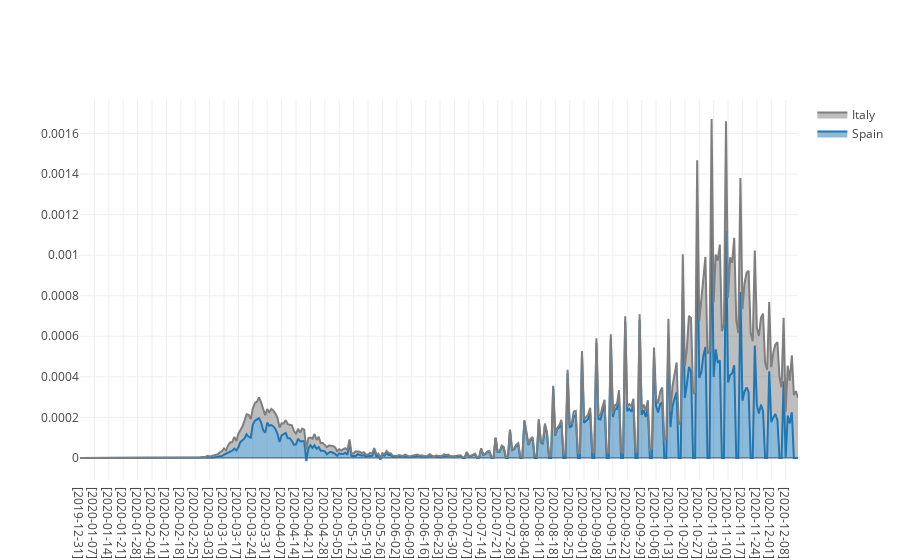

The notebook cell saved with this chart:
### Markdown cell above
## comparacion entre paises de crecimiento de la enfermedad

### Code cell
val y = diaryInfectionsDF.filter($"country" === "Spain").select($"infection Per Population").
    collect.map(r => r(0).toString.toDouble).toList

val x = diaryInfectionsDF.filter($"country" === "Spain").select($"to_date").collect.toList.map(_.toString)

val y1 = diaryInfectionsDF.filter($"country" === "Italy").select($"infection Per Population").
    collect.map(r => r(0).toString.toDouble).toList
val x1 = diaryInfectionsDF.filter($"country" === "Italy").select($"to_date").collect.toList.map(_.toString)

val data = Seq(
    Scatter(x,y).withName("Spain"),
    Scatter(x1,y1,mode = ScatterMode(ScatterMode.Lines),
  line = Line(color = Color.StringColor("#7F7F7F"))).withName("Italy")
).map(_.withFill(Fill.ToNextY).withStackgroup("A"))

plot(data)

### Figure 1 — Plotly figure (JSON) as saved in the notebook; plotly's stock layout.template omitted (floating-point values rounded to 4 significant figures; data arrays with more than 128 entries replaced by an {"elided": "..."} marker saying what was removed)
{"data": [{"fill": "tonexty", "name": "Spain", "stackgroup": "A", "type": "scatter", "x": {"elided": "349 str values"}, "y": {"elided": "349 float values"}}, {"fill": "tonexty", "line": {"color": "#7F7F7F"}, "mode": "lines", "name": "Italy", "stackgroup": "A", "type": "scatter", "x": {"elided": "350 str values"}, "y": {"elided": "350 float values"}}], "layout": {}}
